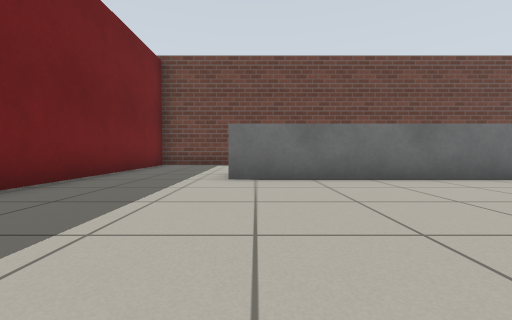
View 1 (above)

21 first-person views from a walk through a Gazebo world. The camera is 0.5 m above the floor, tilts 2° down and sees 90° across. The floor is counted in squares, 1 m on a side. Each view is taken from the middle of a square. On the plan, view 1 faces up. The plan holds only what a view shows up to about 9 squares ahead; the rest is blank.

View 2
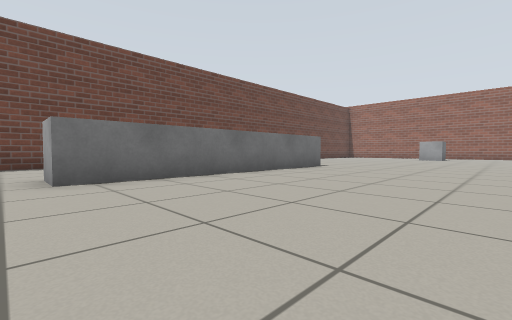

View 3
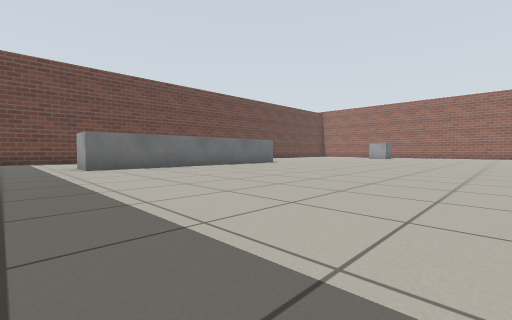

View 4
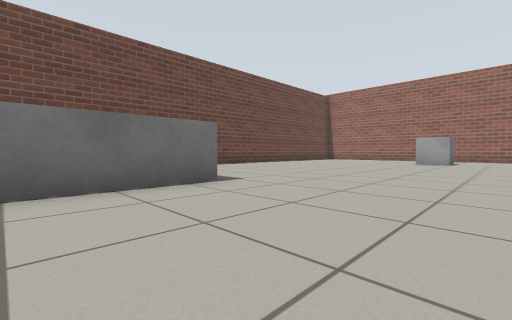

View 5
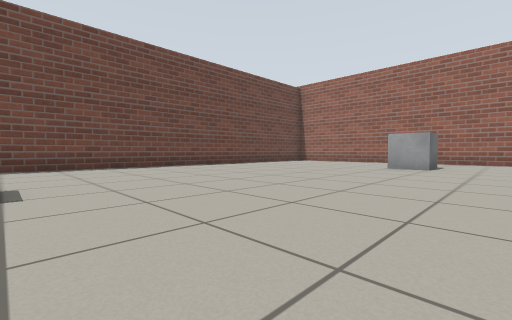

View 6
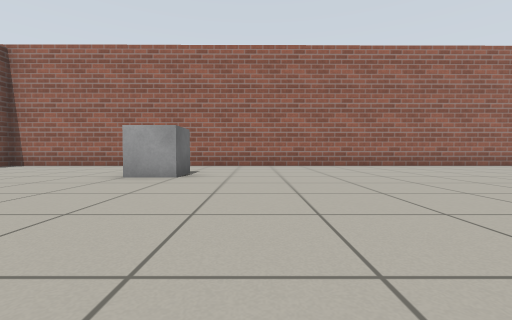

View 7
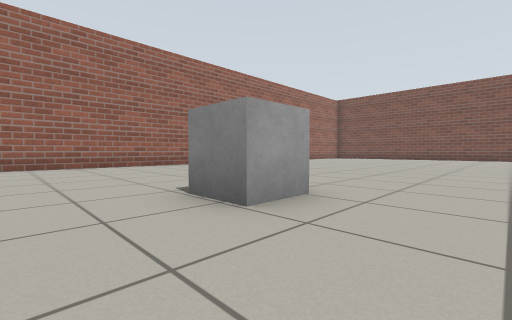

View 8
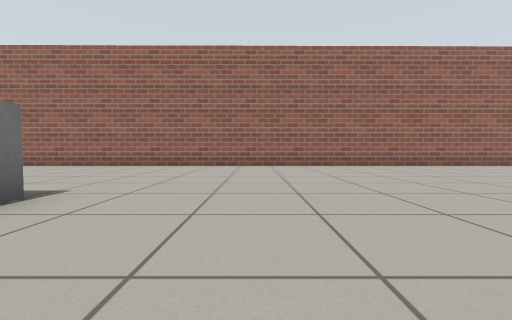

View 9
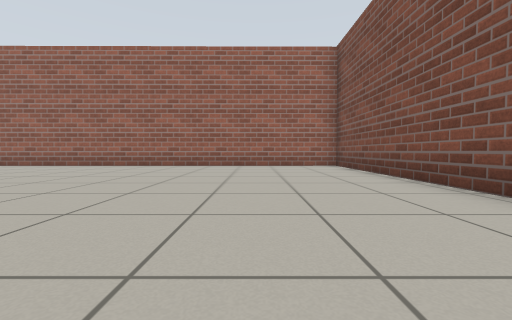

View 10
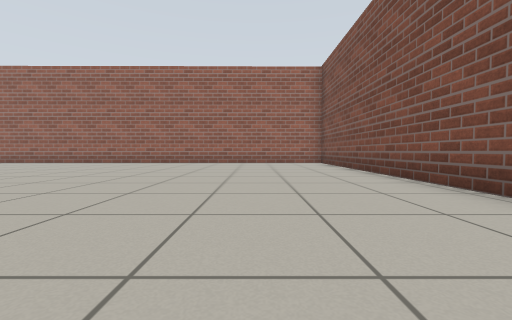

View 11
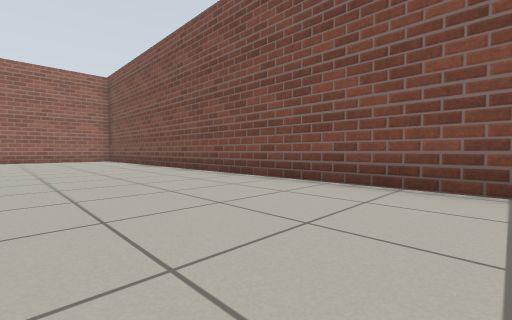

View 12
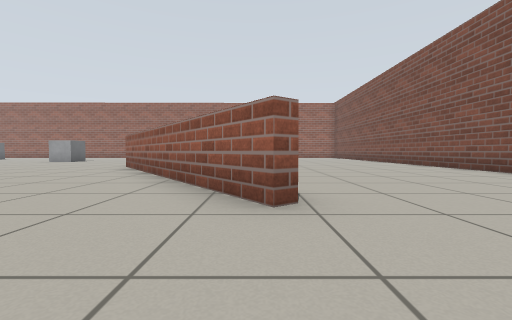

View 13
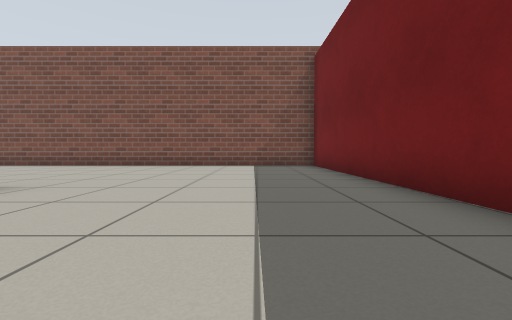

View 14
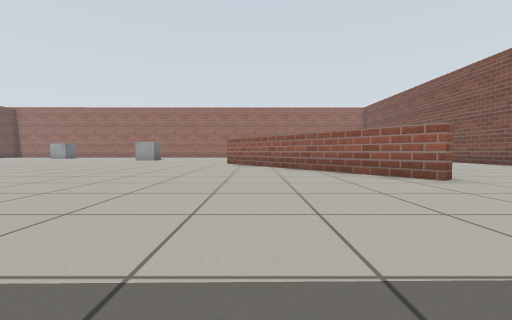

View 15
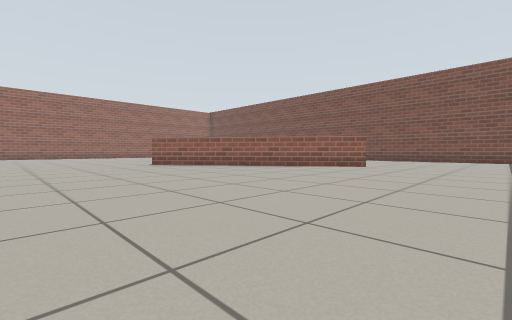

View 16
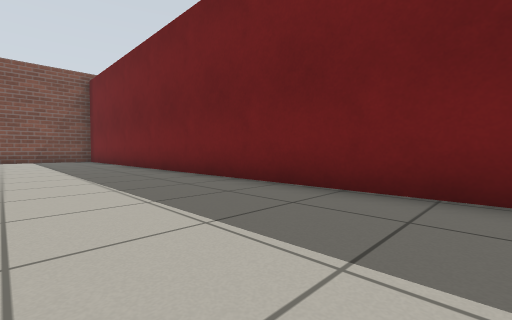

View 17
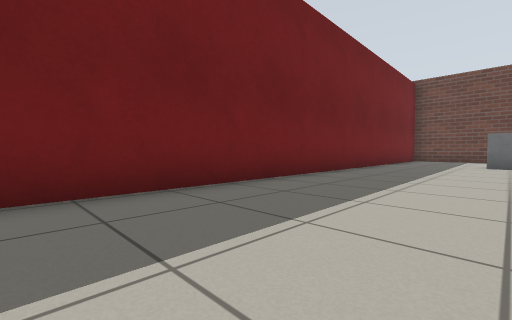

View 18
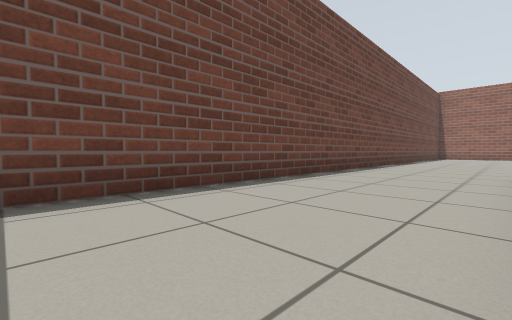

View 19
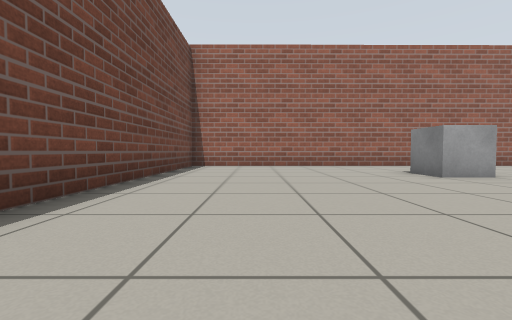

View 20
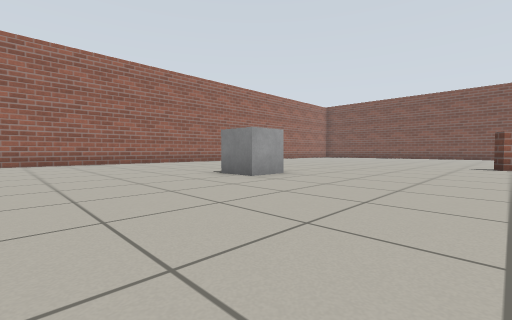

View 21
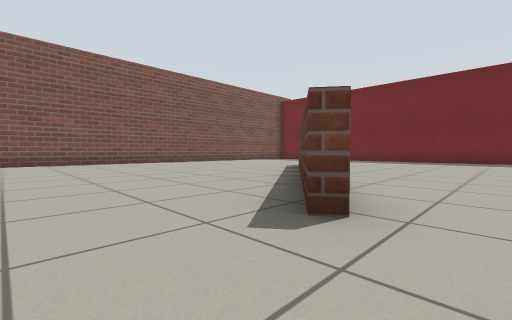

### Floor plan
Points are (right, up) in squares from view 1. A wall is a line through its corners. A room is listed if a view was taken in it or the views show most of it. See-through windows are left out.
Room 1 (views 1, 2, 3, 4, 5, 6, 7, 8, 9, 10, 11, 12, 13, 14, 15, 16, 17, 18, 19, 20, 21)
walls: (-3.3, 9.1) (-3, -18.7) (18.7, -18.7) (18.5, 9.1) (-2, 9.1)
low walls: (2.5, -13.5) (2.3, -13.2) (8.1, -8.9) (8.3, -9.1) (4.9, -11.6)
objects: grey box (0, 5) to (6, 5); grey box (12, -4); grey box (15, 3) to (16, 3)

Where each view was taken, in squares from view 1:
view 1: 0 up, 0 right, facing up
view 2: 0 up, 1 left, facing up-right
view 3: 3 down, 2 left, facing up-right
view 4: 1 up, 4 right, facing up-right
view 5: 1 up, 7 right, facing up-right
view 6: 1 up, 10 right, facing right
view 7: 2 down, 10 right, facing down-right
view 8: 7 down, 10 right, facing right
view 9: 16 down, 10 right, facing right
view 10: 16 down, 8 right, facing right
view 11: 15 down, 5 right, facing down-right
view 12: 13 down, 0 right, facing right
view 13: 10 down, 1 left, facing down
view 14: 10 down, 2 left, facing right
view 15: 5 down, 1 left, facing down-right
view 16: 5 down, 0 right, facing down-left
view 17: 5 down, 0 right, facing up-left
view 18: 6 up, 0 right, facing up-right
view 19: 7 up, 10 right, facing right
view 20: 0 up, 8 right, facing down-right
view 21: 8 down, 10 right, facing down-left
